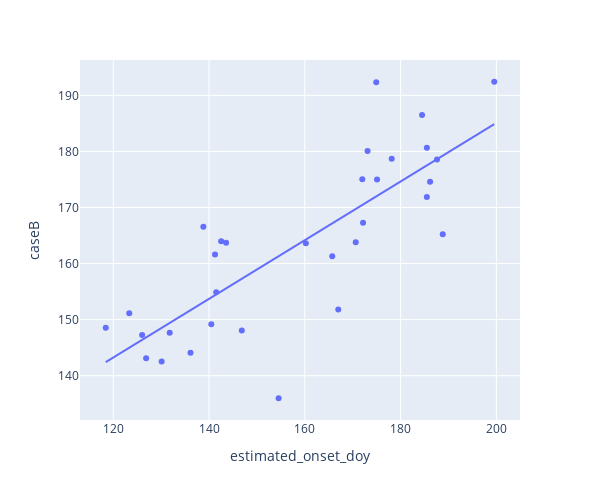

Notebook source saved alongside this figure:
### Markdown cell above
## Fitting a correction model

### Code cell
rainfall_data_name = "CHIRPS"
threshold = 9 # mm

# re-running the code used to produce the departments_gdf_merged result dataframe
argmax = (simulation_output[rainfall_data_name] > threshold).argmax(axis=0)
result = xr.where(argmax == 0, np.nan, argmax)
result = result.rio.set_crs(4326)
for i in range(len(departments_gdf)):
    departments_gdf.loc[i, "estimated_onset_doy"] = result.rio.clip(gpd.GeoSeries(departments_gdf.iloc[i].geometry)).mean().values
departments_gdf_merged = departments_gdf.merge(observed_sowing_dates_df, left_on="adm_02", right_on="Department")

# computing the OLS with plotly and displatying the result
fig = px.scatter(departments_gdf_merged, x="estimated_onset_doy", y="caseB", trendline="ols")
# add the name of the points
fig.update_layout(width=600, height=500)
fig.show()

### Figure 1 — Plotly figure (JSON) as saved in the notebook; plotly's stock layout.template omitted (floating-point values rounded to 4 significant figures)
{"data": [{"hovertemplate": "estimated_onset_doy=%{x}<br>caseB=%{y}<extra></extra>", "legendgroup": "", "marker": {"color": "#636efa", "symbol": "circle"}, "mode": "markers", "name": "", "orientation": "v", "showlegend": false, "type": "scatter", "x": [174.9, 143.6, 126.0, 136.1, 172.0, 188.8, 154.5, 123.3, 173.1, 118.4, 185.5, 138.8, 141.5, 142.5, 146.8, 141.2, 131.8, 126.9, 160.2, 187.6, 175.1, 170.6, 140.5, 184.5, 130.1, 185.5, 186.2, 199.6, 167.0, 172.2, 178.1, 165.7], "xaxis": "x", "y": [192.4, 163.7, 147.3, 144.1, 175.0, 165.2, 136.0, 151.1, 180.1, 148.5, 180.6, 166.5, 154.9, 164.0, 148.1, 161.6, 147.7, 143.1, 163.6, 178.5, 175.0, 163.8, 149.2, 186.5, 142.5, 171.9, 174.6, 192.4, 151.8, 167.3, 178.7, 161.3], "yaxis": "y"}, {"hovertemplate": "<b>OLS trendline</b><br>caseB = 0.523348 * estimated_onset_doy + 80.4474<br>R<sup>2</sup>=0.641167<br><br>estimated_onset_doy=%{x}<br>caseB=%{y} <b>(trend)</b><extra></extra>", "legendgroup": "", "marker": {"color": "#636efa", "symbol": "circle"}, "mode": "lines", "name": "", "showlegend": false, "type": "scatter", "x": [118.4, 123.3, 126.0, 126.9, 130.1, 131.8, 136.1, 138.8, 140.5, 141.2, 141.5, 142.5, 143.6, 146.8, 154.5, 160.2, 165.7, 167.0, 170.6, 172.0, 172.2, 173.1, 174.9, 175.1, 178.1, 184.5, 185.5, 185.5, 186.2, 187.6, 188.8, 199.6], "xaxis": "x", "y": [142.4, 145.0, 146.4, 146.8, 148.5, 149.4, 151.7, 153.1, 154.0, 154.4, 154.5, 155.0, 155.6, 157.3, 161.3, 164.3, 167.2, 167.8, 169.7, 170.5, 170.5, 171.0, 172.0, 172.1, 173.7, 177.0, 177.5, 177.5, 177.9, 178.6, 179.3, 184.9], "yaxis": "y"}], "layout": {"height": 500, "legend": {"tracegroupgap": 0}, "margin": {"t": 60}, "width": 600, "xaxis": {"anchor": "y", "domain": [0, 1], "title": {"text": "estimated_onset_doy"}}, "yaxis": {"anchor": "x", "domain": [0, 1], "title": {"text": "caseB"}}}}
